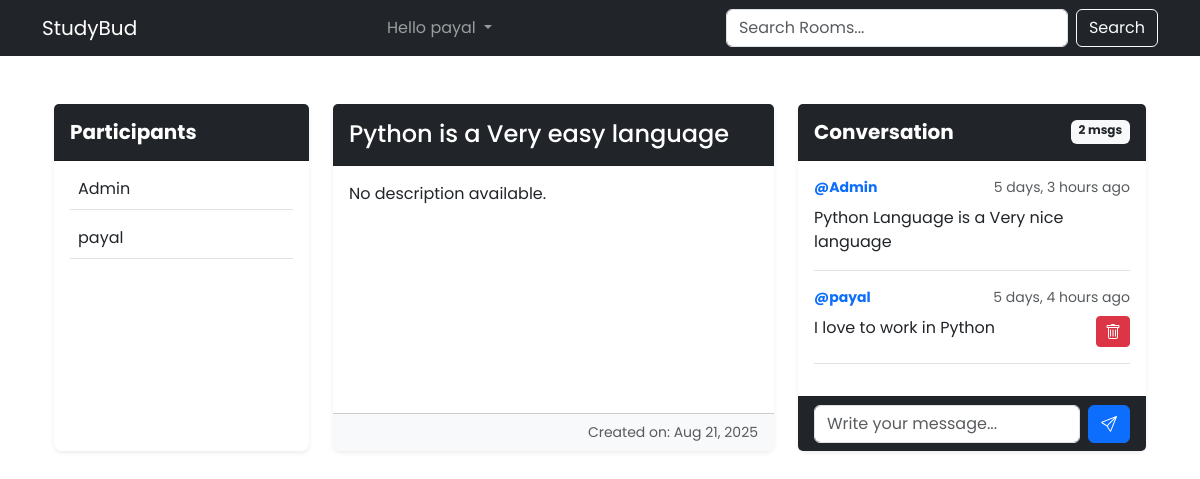
The app's page /room/10/ (signed in) with its own data.
### base/models.py (models this page shows, shortened)
class Room(models.Model):
    host = models.ForeignKey(User, on_delete=models.SET_NULL, null=True)
    topic = models.ForeignKey(Topic, on_delete=models.SET_NULL, null=True)
    name = models.CharField(max_length=200)
    description = models.TextField(null=True, blank=True)
    participants = models.ManyToManyField(User, related_name='participants', blank=True)
    updated = models.DateTimeField(auto_now=True)
    created = models.DateTimeField(auto_now_add=True)
    class Meta:
        ordering = ['-updated', '-created']

class Message(models.Model):
    user = models.ForeignKey(User, on_delete=models.CASCADE)
    room = models.ForeignKey(Room, on_delete=models.CASCADE)
    body = models.TextField()
    updated = models.DateTimeField(auto_now=True)
    created = models.DateTimeField(auto_now_add=True)
    class Meta:
        ordering = ['-updated', '-created']
    def __str__(self):
        return self.body[0:50]

### base/views.py (the view, shortened to what this page needs)
# urls.py: path('room/<str:pk>/', views.room, name='room'),
def room(request, pk):
    room = Room.objects.get(id=pk)
    msgs = room.message_set.all().order_by('-created')
    body = request.POST.get('body')
    participants = room.participants.all()
    context = {'room':room, 'msgs':msgs, 'participants' : participants}
    return render(request, 'base/room.html',context)

### base/templates/base/room.html (shortened to what this page needs)
{% extends 'layout.html' %} {% block content %}
<div class="container my-5">
  <div class="row justify-content-center g-4">
    <div class="col-md-3">
      <div class="card shadow-sm border-0 rounded-3 h-100">
        <div class="card-header bg-dark text-white py-3">
          <h5 class="mb-0 fw-bold">Participants</h5>
        </div>
        <div class="card-body overflow-auto" style="max-height: 70vh">
          {% if participants %} {% for user in participants %}
          <div class="d-flex align-items-center mb-3 border-bottom pb-2">
            <span>{{ user.username }}</span>
          </div>
          {% endfor %} {% else %}
          <div class="alert alert-secondary mb-0">No participants yet.</div>
          {% endif %}
        </div>
      </div>
    </div>
    <div class="col-md-5">
      <div class="card shadow-sm border-0 rounded-3 h-100">
        <div class="card-header bg-dark text-white py-3">
          <h4 class="mb-0">{{ room.name }}</h4>
        </div>
        <div class="card-body">
          <p class="card-text">
            {{ room.description|default:"No description available." }}
          </p>
        </div>
        <div class="card-footer bg-light text-muted small text-end">
          Created on: {{ room.created|date:"M d, Y" }}
        </div>
      </div>
    </div>
    <div class="col-md-4">
      <div class="card shadow-sm border-0 rounded-3 h-100">
        <div
          class="card-header bg-dark text-white py-3 d-flex justify-content-between"
        >
          <h5 class="mb-0 fw-bold">Conversation</h5>
          <span class="badge bg-light text-dark">{{ msgs|length }} msgs</span>
        </div>
        <div class="card-body overflow-auto" style="max-height: 70vh">
          {% if msgs %} {% for msg in msgs %}
          <div class="mb-3 pb-3 border-bottom">
            <div class="d-flex justify-content-between align-items-center">
              <small class="fw-bold text-primary">@{{ msg.user }}</small>
              <small class="text-muted">{{ msg.created|timesince }} ago</small>
            </div>
            <div class="d-flex justify-content-between align-items-start mt-2">
              <p class="mb-0 flex-grow-1">{{ msg }}</p>
              {% if request.user == msg.user %}
              <form
                action="{% url 'delete-message' msg.id %}"
                method="post"
                class="ms-2"
              >
                <button
                  type="submit"
                  class="btn btn-danger btn-sm"
                  title="Delete message"
                >
                </button>
              </form>
              {% endif %}
            </div>
          </div>
          {% endfor %} {% else %}
          <div class="alert alert-secondary mb-0">No messages yet.</div>
          {% endif %}
        </div>
        {% if request.user.is_authenticated %}
        <div class="card-footer bg-dark">
          <form method="POST" action="" class="d-flex gap-2">
            <input
              type="text"
              name="body"
              class="form-control"
              placeholder="Write your message..."
              required
            />
            <button
              type="submit"
              class="btn btn-primary d-flex align-items-center"
            >
            </button>
          </form>
        </div>
        {% endif %}
      </div>
    </div>
  </div>
</div>
{% endblock %}

### templates/navbar.html (shortened to what this page needs)
<nav class="navbar navbar-expand-lg navbar-dark bg-dark">
  <div class="container">
    <a class="navbar-brand" href="{% url 'home' %}">StudyBud</a>
    <div class="collapse navbar-collapse" id="navbarSupportedContent">
      <ul class="navbar-nav mx-auto">
        {% if not request.user.is_authenticated %}
        <li>
          <a class="dropdown-item text-white" href="{% url 'login' %}">Login</a>
        </li>
        {% else %}
        <li class="nav-item dropdown">
          <a
            class="nav-link dropdown-toggle"
            href="#"
            role="button"
            data-bs-toggle="dropdown"
            aria-expanded="false"
          >
            Hello {{ request.user }}
          </a>
            {% endif %}
        </li>
      </ul>
      <form method="GET" class="d-flex" role="search" action="{% url 'home' %}">
        <input
          class="form-control me-2"
          type="text"
          name="q"
          placeholder="Search Rooms..."
          aria-label="Search"
        />
        <button class="btn btn-outline-light" type="submit">Search</button>
      </form>
    </div>
  </div>
</nav>

### templates/layout.html (style rules this page uses)
* { font-family: "Poppins", sans-serif; }

### records on screen
Room: name "Python is a Very easy language", description "No description available.", created "Aug 21, 2025"
Message: user "Admin", created "5 days, 3 hours", body "Python Language is a Very nice language"
Message: user "payal", created "5 days, 4 hours", body "I love to work in Python"

### other values on screen
{{ request.user }} "payal"
{{ user.username }} "Admin"
{{ user.username }} "payal"
{{ msgs|length }} "2"
